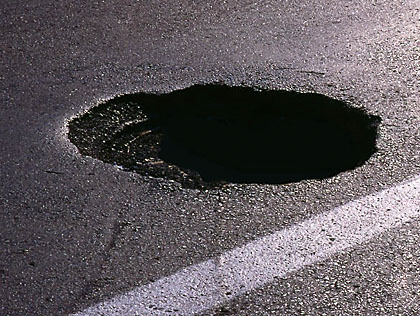
#> input picture Pothole-Go-Python/SizeDetection/1_test_pothole.jpg, 420 x 316 px, found by its file name
$ python GaussianBlur_test1.py
#> lines starting #> are read from the running program, lines starting #| are printed output that depends on the picture; after the words box and inside, x2 and y2 are one past the last pixel; in counts of white or black regions, pixels touching at a corner belong together
import cv2
import numpy as np
import imutils

img = cv2.imread('1_test_pothole.jpg', 1)
#> img is the input picture: shape (316, 420, 3); mean B, G, R 93.3, 89, 95.1

'''
height, width = img.shape[1:1]

resized = cv2.resize(img, (int(height/10), int(width/10)), interpolation = cv2.INTER_AREA)
gray = cv2.cvtColor(resized, cv2.COLOR_BGR2GRAY)
blurred_gray = cv2.GaussianBlur(gray, (5, 5), 0)
edged = cv2.Canny(blurred_gray, 75, 200)
cv2.imshow("Edged", edged)
cv2.waitKey(0)
'''


def image_resize(image, width=None, height=None, inter=cv2.INTER_AREA):
    # initialize the dimensions of the image to be resized and
    # grab the image size
#> called with width = 512, height = 512, inter = 3
    dim = None
    (h, w) = image.shape[:2]
#> h = 316; w = 420

    # if both the width and height are None, then return the
    # original image
    if width is None and height is None:
        return image

    # check to see if the width is None
    if width is None:
        # calculate the ratio of the height and construct the
        # dimensions
        r = height / float(h)
        dim = (int(w * r), height)

    # otherwise, the height is None
    else:
        # calculate the ratio of the width and construct the
        # dimensions
        r = width / float(w)
#> r = 1.22
        dim = (width, int(h * r))
#> dim = (512, 385)

    # resize the image
    resized = cv2.resize(image, dim, interpolation=inter)
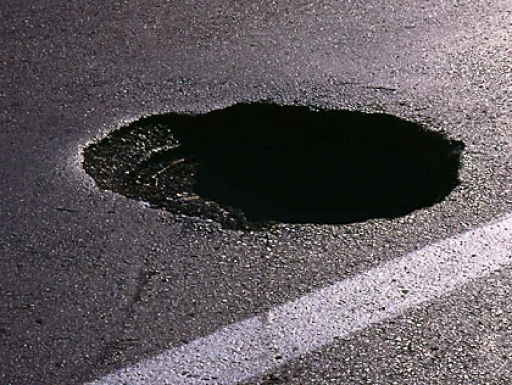
#> resized: shape (385, 512, 3); mean B, G, R 93.2, 89, 95

    # return the resized image
    return resized


rsz_image = image_resize(img, height=512, width=512)
cv2.imshow('original image', img)
cv2.imshow('resized image', rsz_image)

gray = cv2.cvtColor(rsz_image, cv2.COLOR_BGR2GRAY)
blurred_gray = cv2.GaussianBlur(gray, (5, 5), 0)
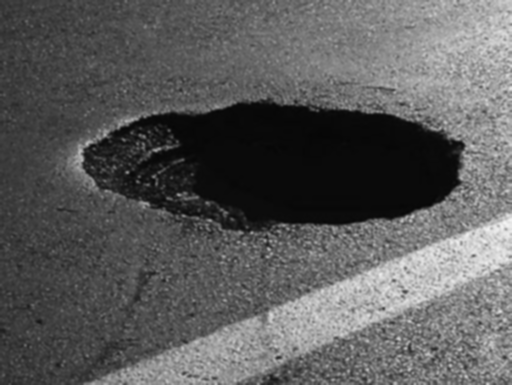
#> blurred_gray: shape (385, 512); min 6, max 243, mean 91.3
edged = cv2.Canny(blurred_gray, 75, 200)
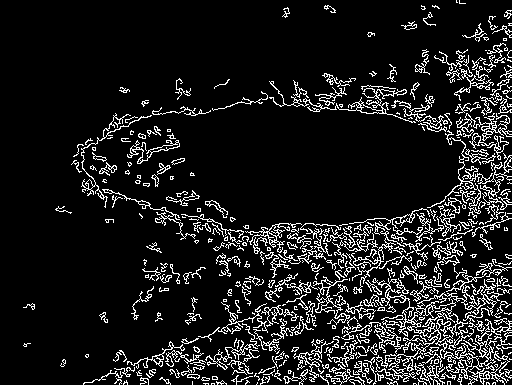
#> edged: shape (385, 512); 11% white in thin lines or dots
cv2.imshow("Edged", edged)


cv2.waitKey(0)

$ run again, with Pothole-Go-Python/SizeDetection/1_test1.jpg copied over Pothole-Go-Python/SizeDetection/1_test_pothole.jpg
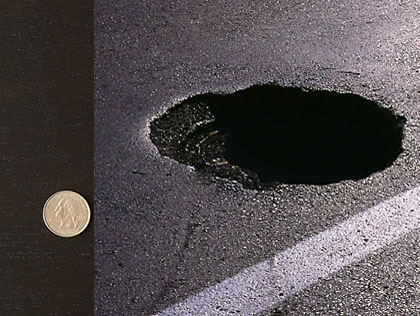
#> input picture Pothole-Go-Python/SizeDetection/1_test1.jpg, 420 x 316 px, found by its file name
#> img is the input picture: shape (316, 420, 3); mean B, G, R 78.2, 76.3, 82.3
#> `blurred_gray = cv2.GaussianBlur(gray, (5, 5), 0)`:
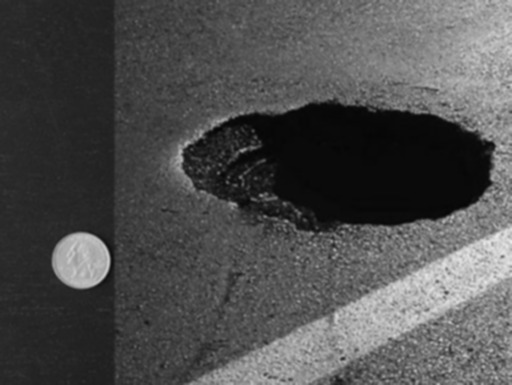
#> blurred_gray: shape (385, 512); min 4, max 234, mean 78.2
#> `edged = cv2.Canny(blurred_gray, 75, 200)`:
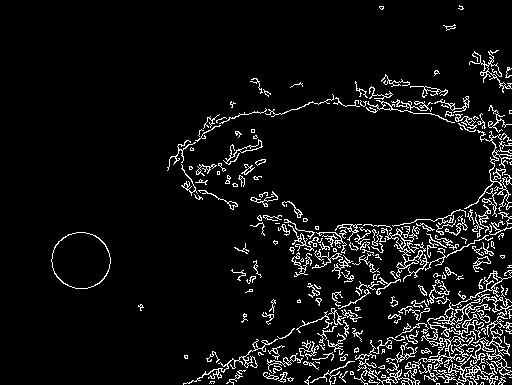
#> edged: shape (385, 512); 6.6% white in thin lines or dots, all inside (x1, y1, x2, y2) = (51, 5, 512, 385)

$ run again, with Pothole-Go-Python/SizeDetection/1_test2.jpg copied over Pothole-Go-Python/SizeDetection/1_test_pothole.jpg
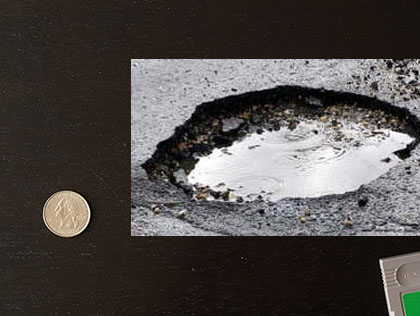
#> input picture Pothole-Go-Python/SizeDetection/1_test2.jpg, 420 x 316 px, found by its file name
#> img is the input picture: shape (316, 420, 3); mean B, G, R 72.2, 74.6, 79.2
#> `gray = cv2.cvtColor(rsz_image, cv2.COLOR_BGR2GRAY)`:
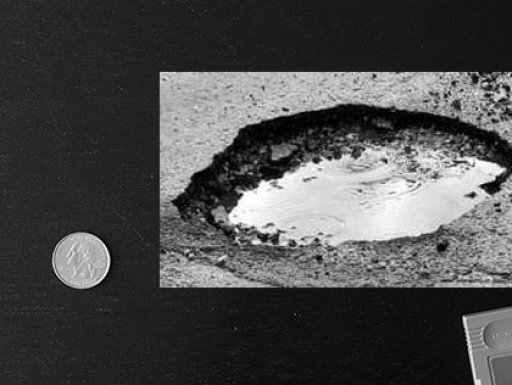
#> gray: shape (385, 512); min 0, max 255, mean 75.5
#> `edged = cv2.Canny(blurred_gray, 75, 200)`:
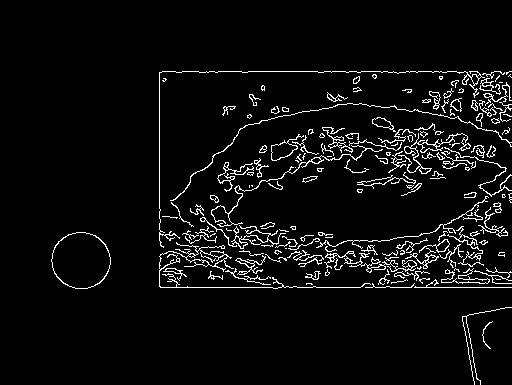
#> edged: shape (385, 512); 5.1% white in thin lines or dots, all inside (x1, y1, x2, y2) = (51, 71, 512, 385)
